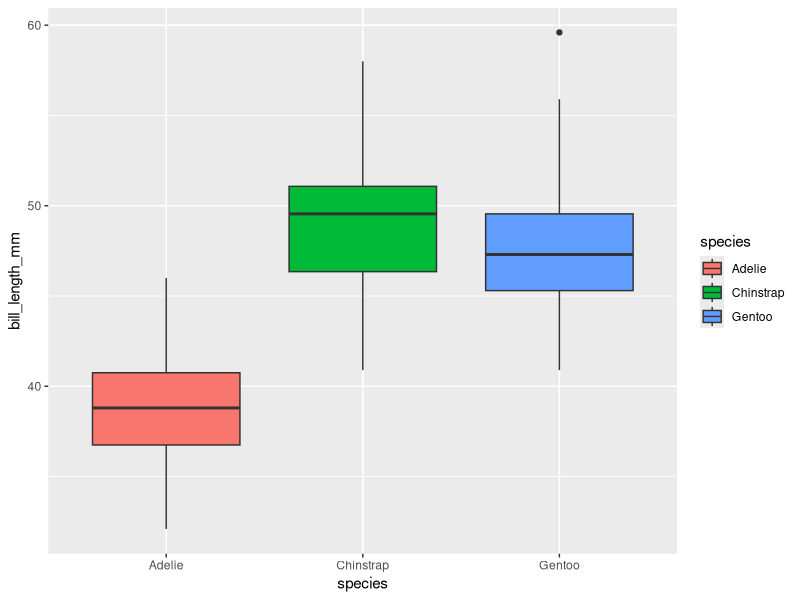
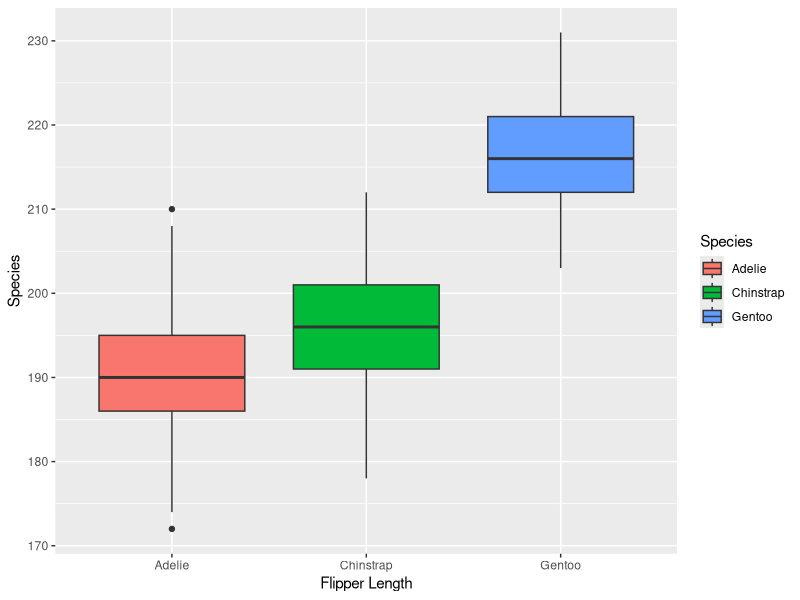
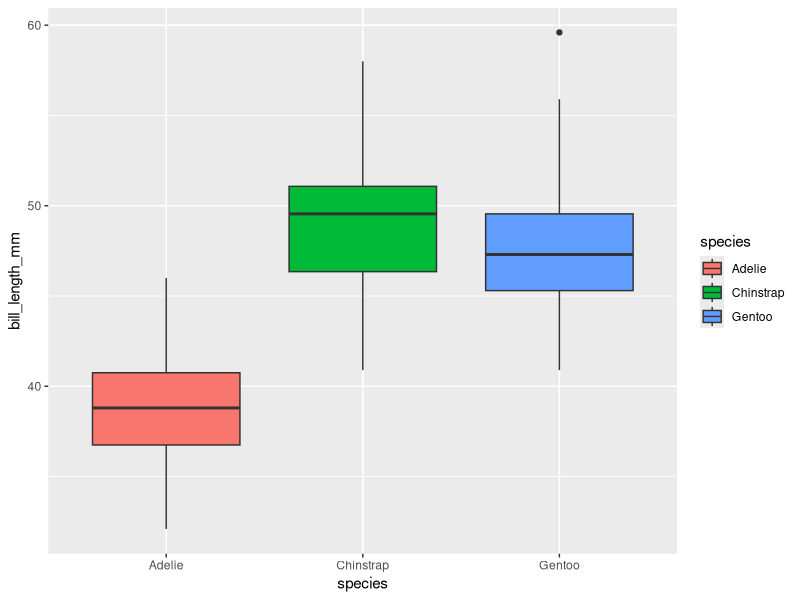

Reproduce these figures in R, in order.
## ---- chunk 1
#| label: setup
#| message: false
library(tidyverse)
library(palmerpenguins)
## ---- chunk 2

penguins |> ggplot(aes(x = species, y = bill_length_mm, fill = species)) + geom_boxplot()

## ---- chunk 3
# Box plot comparing distributions of Flipper Length across species
penguins |> ggplot(aes(x = species, y = flipper_length_mm, fill = species)) + geom_boxplot() +
  labs(
    x = "Flipper Length",
    y = "Species",
    fill = "Species"
  )
## ---- chunk 4

penguins |> ggplot(aes(x = species, y = bill_length_mm, fill = species)) + geom_boxplot()
